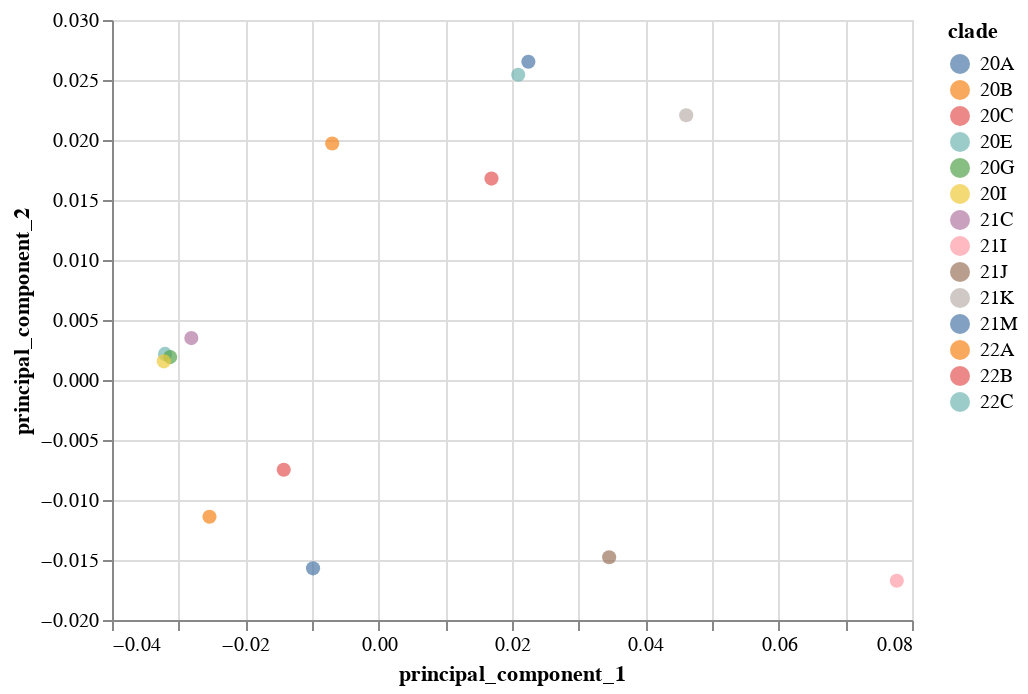

This figure's notebook cell:
### Markdown cell above
Plot the PCA on just non-reversion mutations:

### Code cell
total_count_selection = alt.selection_single(
    fields=["log10_total_count"],
    init={"log10_total_count": 4},
    bind=alt.binding_range(
        name="minimum log10 total counts",
        min=int(mut_type_freqs_no_revert_pca["log10_total_count"].min()),
        max=mut_type_freqs_no_revert_pca["log10_total_count"].max(),
    )
)

mut_type_freqs_no_revert_chart = (
    alt.Chart(mut_type_freqs_no_revert_pca)
    .encode(
        x="principal_component_1",
        y="principal_component_2",
        color="clade",
        tooltip=["clade", "total_count"],
    )
    .mark_point(filled=True, size=50)
    .add_selection(total_count_selection)
    .transform_filter(
        total_count_selection.log10_total_count <= alt.datum.log10_total_count
    )
)

mut_type_freqs_no_revert_chart

### Figure 1 — Vega-Lite specification as saved in the notebook (floating-point values rounded to 4 significant figures)
{"config": {"view": {"continuousWidth": 400, "continuousHeight": 300}}, "data": {"name": "data-67144407a3b00b6cb109f5267a78113e"}, "mark": {"type": "point", "filled": true, "size": 50}, "encoding": {"color": {"field": "clade", "type": "nominal"}, "tooltip": [{"field": "clade", "type": "nominal"}, {"field": "total_count", "type": "quantitative"}], "x": {"field": "principal_component_1", "type": "quantitative"}, "y": {"field": "principal_component_2", "type": "quantitative"}}, "selection": {"selector017": {"type": "single", "fields": ["log10_total_count"], "init": {"log10_total_count": 4}, "bind": {"input": "range", "max": 5.663, "min": 2, "name": "minimum log10 total counts"}}}, "transform": [{"filter": "(selector017.log10_total_count <= datum.log10_total_count)"}], "$schema": "https://vega.github.io/schema/vega-lite/v4.17.0.json", "datasets": {"data-67144407a3b00b6cb109f5267a78113e": [{"clade": "19A", "reversion_to_ref": false, "total_count": 2624, "AtoC": 0.01905, "AtoG": 0.08537, "AtoT": 0.02287, "CtoA": 0.009146, "CtoG": 0.002287, "CtoT": 0.4741, "GtoA": 0.05793, "GtoC": 0.004954, "GtoT": 0.06098, "TtoA": 0.01905, "TtoC": 0.229, "TtoG": 0.01524, "principal_component_1": 0.03973, "principal_component_2": -0.01726, "log10_total_count": 3.419}, {"clade": "19B", "reversion_to_ref": false, "total_count": 1436, "AtoC": 0.006267, "AtoG": 0.07521, "AtoT": 0.02228, "CtoA": 0.003482, "CtoG": 0.002786, "CtoT": 0.4972, "GtoA": 0.1024, "GtoC": 0.002089, "GtoT": 0.0571, "TtoA": 0.01811, "TtoC": 0.2013, "TtoG": 0.01184, "principal_component_1": 0.01377, "principal_component_2": -0.01836, "log10_total_count": 3.157}, {"clade": "20A", "reversion_to_ref": false, "total_count": 28920, "AtoC": 0.00982, "AtoG": 0.07362, "AtoT": 0.01587, "CtoA": 0.009198, "CtoG": 0.004357, "CtoT": 0.5151, "GtoA": 0.06024, "GtoC": 0.004115, "GtoT": 0.06725, "TtoA": 0.01857, "TtoC": 0.2017, "TtoG": 0.02019, "principal_component_1": -0.009843, "principal_component_2": -0.01569, "log10_total_count": 4.461}, {"clade": "20B", "reversion_to_ref": false, "total_count": 22806, "AtoC": 0.007235, "AtoG": 0.07292, "AtoT": 0.0153, "CtoA": 0.01013, "CtoG": 0.003639, "CtoT": 0.5313, "GtoA": 0.05924, "GtoC": 0.003201, "GtoT": 0.07038, "TtoA": 0.0185, "TtoC": 0.1977, "TtoG": 0.01048, "principal_component_1": -0.02538, "principal_component_2": -0.0114, "log10_total_count": 4.358}, {"clade": "20C", "reversion_to_ref": false, "total_count": 15445, "AtoC": 0.008223, "AtoG": 0.07692, "AtoT": 0.01483, "CtoA": 0.01062, "CtoG": 0.001489, "CtoT": 0.5236, "GtoA": 0.06565, "GtoC": 0.003173, "GtoT": 0.063, "TtoA": 0.02046, "TtoC": 0.2019, "TtoG": 0.01017, "principal_component_1": -0.01424, "principal_component_2": -0.00748, "log10_total_count": 4.189}, {"clade": "20D", "reversion_to_ref": false, "total_count": 1361, "AtoC": 0.006613, "AtoG": 0.08156, "AtoT": 0.01616, "CtoA": 0.009552, "CtoG": 0.01029, "CtoT": 0.5114, "GtoA": 0.06833, "GtoC": 0.00147, "GtoT": 0.06686, "TtoA": 0.01984, "TtoC": 0.1999, "TtoG": 0.008082, "principal_component_1": -0.005707, "principal_component_2": -0.01726, "log10_total_count": 3.134}, {"clade": "20E", "reversion_to_ref": false, "total_count": 17200, "AtoC": 0.00843, "AtoG": 0.07837, "AtoT": 0.01448, "CtoA": 0.009826, "CtoG": 0.01, "CtoT": 0.5395, "GtoA": 0.05401, "GtoC": 0.005233, "GtoT": 0.05593, "TtoA": 0.02029, "TtoC": 0.1946, "TtoG": 0.00936, "principal_component_1": -0.03205, "principal_component_2": 0.002177, "log10_total_count": 4.236}, {"clade": "20F", "reversion_to_ref": false, "total_count": 930, "AtoC": 0.01075, "AtoG": 0.07312, "AtoT": 0.01505, "CtoA": 0.0172, "CtoG": 0.001075, "CtoT": 0.5495, "GtoA": 0.05054, "GtoC": 0.004301, "GtoT": 0.02688, "TtoA": 0.02366, "TtoC": 0.2194, "TtoG": 0.008602, "principal_component_1": -0.02234, "principal_component_2": 0.04081, "log10_total_count": 2.968}, {"clade": "20G", "reversion_to_ref": false, "total_count": 23418, "AtoC": 0.007345, "AtoG": 0.07358, "AtoT": 0.01695, "CtoA": 0.01008, "CtoG": 0.001495, "CtoT": 0.5414, "GtoA": 0.06119, "GtoC": 0.002434, "GtoT": 0.05863, "TtoA": 0.0202, "TtoC": 0.1972, "TtoG": 0.00948, "principal_component_1": -0.03128, "principal_component_2": 0.001907, "log10_total_count": 4.37}, {"clade": "20H", "reversion_to_ref": false, "total_count": 2227, "AtoC": 0.01302, "AtoG": 0.0705, "AtoT": 0.01617, "CtoA": 0.01167, "CtoG": 0.01078, "CtoT": 0.5397, "GtoA": 0.05074, "GtoC": 0.003143, "GtoT": 0.07229, "TtoA": 0.01527, "TtoC": 0.1859, "TtoG": 0.01078, "principal_component_1": -0.04081, "principal_component_2": -0.01402, "log10_total_count": 3.348}, {"clade": "20I", "reversion_to_ref": false, "total_count": 103225, "AtoC": 0.007149, "AtoG": 0.07488, "AtoT": 0.01588, "CtoA": 0.01003, "CtoG": 0.009155, "CtoT": 0.5407, "GtoA": 0.05597, "GtoC": 0.002587, "GtoT": 0.05791, "TtoA": 0.01855, "TtoC": 0.1962, "TtoG": 0.01101, "principal_component_1": -0.03223, "principal_component_2": 0.001558, "log10_total_count": 5.014}, {"clade": "20J", "reversion_to_ref": false, "total_count": 6956, "AtoC": 0.007332, "AtoG": 0.06642, "AtoT": 0.01222, "CtoA": 0.008913, "CtoG": 0.0023, "CtoT": 0.5256, "GtoA": 0.06325, "GtoC": 0.003019, "GtoT": 0.07763, "TtoA": 0.02315, "TtoC": 0.1982, "TtoG": 0.01193, "principal_component_1": -0.02165, "principal_component_2": -0.01924, "log10_total_count": 3.842}, {"clade": "21C", "reversion_to_ref": false, "total_count": 10957, "AtoC": 0.007301, "AtoG": 0.07183, "AtoT": 0.0167, "CtoA": 0.01031, "CtoG": 0.00219, "CtoT": 0.5397, "GtoA": 0.06142, "GtoC": 0.002373, "GtoT": 0.05704, "TtoA": 0.0199, "TtoC": 0.2002, "TtoG": 0.01104, "principal_component_1": -0.0281, "principal_component_2": 0.00349, "log10_total_count": 4.04}, {"clade": "21F", "reversion_to_ref": false, "total_count": 8084, "AtoC": 0.006432, "AtoG": 0.07385, "AtoT": 0.01608, "CtoA": 0.009649, "CtoG": 0.001856, "CtoT": 0.5151, "GtoA": 0.07335, "GtoC": 0.00235, "GtoT": 0.06, "TtoA": 0.02573, "TtoC": 0.2057, "TtoG": 0.009896, "principal_component_1": -0.003923, "principal_component_2": -0.007747, "log10_total_count": 3.908}, {"clade": "21H", "reversion_to_ref": false, "total_count": 1420, "AtoC": 0.007746, "AtoG": 0.08239, "AtoT": 0.02746, "CtoA": 0.01408, "CtoG": 0.0007042, "CtoT": 0.4979, "GtoA": 0.05634, "GtoC": 0.005634, "GtoT": 0.06127, "TtoA": 0.03521, "TtoC": 0.1965, "TtoG": 0.01479, "principal_component_1": 0.001652, "principal_component_2": -0.02044, "log10_total_count": 3.152}, {"clade": "21I", "reversion_to_ref": false, "total_count": 42041, "AtoC": 0.008634, "AtoG": 0.08149, "AtoT": 0.01596, "CtoA": 0.01237, "CtoG": 0.004067, "CtoT": 0.45, "GtoA": 0.08375, "GtoC": 0.003425, "GtoT": 0.06056, "TtoA": 0.01444, "TtoC": 0.2551, "TtoG": 0.01025, "principal_component_1": 0.07772, "principal_component_2": -0.01673, "log10_total_count": 4.624}, {"clade": "21J", "reversion_to_ref": false, "total_count": 459986, "AtoC": 0.01055, "AtoG": 0.08265, "AtoT": 0.01726, "CtoA": 0.01255, "CtoG": 0.006476, "CtoT": 0.4825, "GtoA": 0.0618, "GtoC": 0.003615, "GtoT": 0.06549, "TtoA": 0.01535, "TtoC": 0.2322, "TtoG": 0.009535, "principal_component_1": 0.03457, "principal_component_2": -0.01477, "log10_total_count": 5.663}, {"clade": "21K", "reversion_to_ref": false, "total_count": 194804, "AtoC": 0.01077, "AtoG": 0.0799, "AtoT": 0.01733, "CtoA": 0.01277, "CtoG": 0.003706, "CtoT": 0.488, "GtoA": 0.06919, "GtoC": 0.002982, "GtoT": 0.03027, "TtoA": 0.02689, "TtoC": 0.2492, "TtoG": 0.009035, "principal_component_1": 0.04613, "principal_component_2": 0.02206, "log10_total_count": 5.29}, {"clade": "21L", "reversion_to_ref": false, "total_count": 2172, "AtoC": 0.01888, "AtoG": 0.08149, "AtoT": 0.01335, "CtoA": 0.008287, "CtoG": 0.005985, "CtoT": 0.5221, "GtoA": 0.06952, "GtoC": 0.001381, "GtoT": 0.03453, "TtoA": 0.02118, "TtoC": 0.2164, "TtoG": 0.006906, "principal_component_1": 0.0006199, "principal_component_2": 0.01993, "log10_total_count": 3.337}, {"clade": "21M", "reversion_to_ref": false, "total_count": 143583, "AtoC": 0.01004, "AtoG": 0.07662, "AtoT": 0.01505, "CtoA": 0.01348, "CtoG": 0.006031, "CtoT": 0.5099, "GtoA": 0.06528, "GtoC": 0.003197, "GtoT": 0.03239, "TtoA": 0.02005, "TtoC": 0.2399, "TtoG": 0.008051, "principal_component_1": 0.02246, "principal_component_2": 0.02653, "log10_total_count": 5.157}, {"clade": "22A", "reversion_to_ref": false, "total_count": 11584, "AtoC": 0.006561, "AtoG": 0.07554, "AtoT": 0.01433, "CtoA": 0.0145, "CtoG": 0.001036, "CtoT": 0.5298, "GtoA": 0.07459, "GtoC": 0.002935, "GtoT": 0.03816, "TtoA": 0.0215, "TtoC": 0.2139, "TtoG": 0.007165, "principal_component_1": -0.006971, "principal_component_2": 0.01971, "log10_total_count": 4.064}, {"clade": "22B", "reversion_to_ref": false, "total_count": 51588, "AtoC": 0.007075, "AtoG": 0.07668, "AtoT": 0.01495, "CtoA": 0.01208, "CtoG": 0.001648, "CtoT": 0.5102, "GtoA": 0.07781, "GtoC": 0.003586, "GtoT": 0.03766, "TtoA": 0.02196, "TtoC": 0.2278, "TtoG": 0.008529, "principal_component_1": 0.01692, "principal_component_2": 0.01678, "log10_total_count": 4.713}, {"clade": "22C", "reversion_to_ref": false, "total_count": 32038, "AtoC": 0.006336, "AtoG": 0.08178, "AtoT": 0.01433, "CtoA": 0.01255, "CtoG": 0.001405, "CtoT": 0.5124, "GtoA": 0.06954, "GtoC": 0.002684, "GtoT": 0.0343, "TtoA": 0.01782, "TtoC": 0.2387, "TtoG": 0.00824, "principal_component_1": 0.02094, "principal_component_2": 0.02544, "log10_total_count": 4.506}]}}
